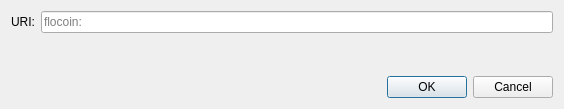
<?xml version="1.0" encoding="UTF-8"?>
<ui version="4.0">
 <class>OpenURIDialog</class>
 <widget class="QDialog" name="OpenURIDialog">
  <property name="geometry">
   <rect>
    <x>0</x>
    <y>0</y>
    <width>564</width>
    <height>109</height>
   </rect>
  </property>
  <property name="windowTitle">
   <string>Open flocoin URI</string>
  </property>
  <layout class="QVBoxLayout" name="verticalLayout">
   <item>
    <layout class="QHBoxLayout" name="horizontalLayout">
     <item>
      <widget class="QLabel" name="label">
       <property name="text">
        <string>URI:</string>
       </property>
      </widget>
     </item>
     <item>
      <widget class="QValidatedLineEdit" name="uriEdit">
       <property name="placeholderText">
        <string notr="true">flocoin:</string>
       </property>
      </widget>
     </item>
    </layout>
   </item>
   <item>
    <spacer name="verticalSpacer">
     <property name="orientation">
      <enum>Qt::Vertical</enum>
     </property>
     <property name="sizeHint" stdset="0">
      <size>
       <width>20</width>
       <height>40</height>
      </size>
     </property>
    </spacer>
   </item>
   <item>
    <widget class="QDialogButtonBox" name="buttonBox">
     <property name="orientation">
      <enum>Qt::Horizontal</enum>
     </property>
     <property name="standardButtons">
      <set>QDialogButtonBox::Cancel|QDialogButtonBox::Ok</set>
     </property>
    </widget>
   </item>
  </layout>
 </widget>
 <customwidgets>
  <customwidget>
   <class>QValidatedLineEdit</class>
   <extends>QLineEdit</extends>
   <header>qt/qvalidatedlineedit.h</header>
  </customwidget>
 </customwidgets>
 <resources/>
 <connections>
  <connection>
   <sender>buttonBox</sender>
   <signal>accepted()</signal>
   <receiver>OpenURIDialog</receiver>
   <slot>accept()</slot>
   <hints>
    <hint type="sourcelabel">
     <x>248</x>
     <y>254</y>
    </hint>
    <hint type="destinationlabel">
     <x>157</x>
     <y>274</y>
    </hint>
   </hints>
  </connection>
  <connection>
   <sender>buttonBox</sender>
   <signal>rejected()</signal>
   <receiver>OpenURIDialog</receiver>
   <slot>reject()</slot>
   <hints>
    <hint type="sourcelabel">
     <x>316</x>
     <y>260</y>
    </hint>
    <hint type="destinationlabel">
     <x>286</x>
     <y>274</y>
    </hint>
   </hints>
  </connection>
 </connections>
</ui>
